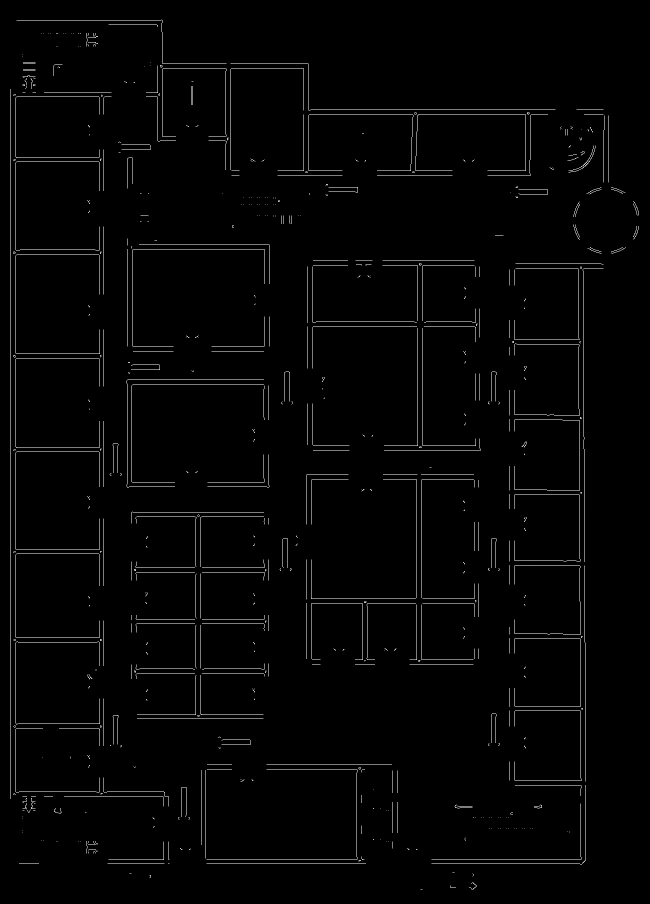
#> input picture server/cleaned_image_2.jpg, 1300 x 1808 px (shown at 1/2 size)
$ python -i edge_detection.py   (imports and definitions only)
#> lines starting #> are read from the running program, lines starting #| are printed output that depends on the picture; after the words box and inside, x2 and y2 are one past the last pixel; in counts of white or black regions, pixels touching at a corner belong together
import cv2
import numpy as np
from pdf2image import convert_from_path
from PIL import Image

# Convert PDF to Image
def convert_pdf_to_image(pdf_path, dpi=300):
#> further down, picture is the input picture: PIL image 1300x1808 L; min 0, max 255, mean 4.3
    pages = convert_from_path(pdf_path, dpi=dpi)
    return pages[0]  # Assuming the floor plan is on the first page

# Process Floor Plan Image
def process_floor_plan(image: Image, output_path: str):
    # Convert PIL Image to OpenCV format
#> called with output_path = 'out.png'
    image = np.array(image.convert('L'))  # Convert to grayscale

    # Apply binary threshold to create a binary image
    _, binary_img = cv2.threshold(image, 250, 255, cv2.THRESH_BINARY_INV)
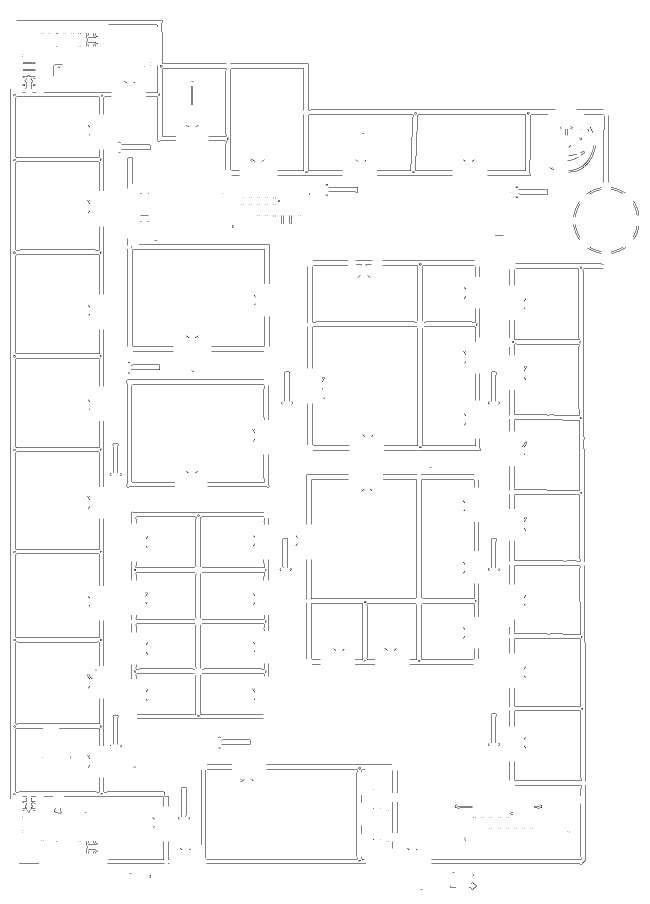
#> binary_img: shape (1808, 1300) (shown at 1/2 size); 98.3% white; black in thin lines or dots

    # Use morphological closing to fill small gaps in the lines
    kernel_close = cv2.getStructuringElement(cv2.MORPH_RECT, (2, 2))
    closed = cv2.morphologyEx(binary_img, cv2.MORPH_CLOSE, kernel_close)
#> closed: shape (1808, 1300); every value is 255

    # Apply morphological opening to remove thinner, isolated lines (dotted lines)
    kernel_open = cv2.getStructuringElement(cv2.MORPH_RECT, (2, 2))
    opened = cv2.morphologyEx(closed, cv2.MORPH_OPEN, kernel_open)

    # Detect edges using Canny edge detection
    edges = cv2.Canny(opened, 30, 120)
#> edges: shape (1808, 1300); every value is 0

    # Use Hough Line Transformation to detect straight lines
    lines = cv2.HoughLinesP(edges, 1, np.pi / 180, threshold=100, minLineLength=150, maxLineGap=10)
#> lines = None

    # Create a blank image to draw the main structure lines
    line_image = np.zeros_like(image)

    if lines is not None:
        for line in lines:
            x1, y1, x2, y2 = line[0]
            line_length = np.sqrt((x2 - x1) ** 2 + (y2 - y1) ** 2)
            if line_length > 100:  # Filter out shorter lines
                cv2.line(line_image, (x1, y1), (x2, y2), 255, 2)

    # Combine the line image with the opened image to keep the main structure
    main_structure = cv2.bitwise_and(line_image, opened)

    # Find contours in the filtered image to remove smaller elements
    contours, _ = cv2.findContours(main_structure, cv2.RETR_EXTERNAL, cv2.CHAIN_APPROX_SIMPLE)
#> contours = []

    # Create a mask to keep only large contours
    mask = np.zeros_like(main_structure)
    for contour in contours:
        area = cv2.contourArea(contour)
        if area > 2000:  # Increase the area threshold for further filtering
            cv2.drawContours(mask, [contour], -1, 255, thickness=cv2.FILLED)
#> this loop made 0 passes

    # Apply the mask to isolate the main building structure
    final_output = cv2.bitwise_and(main_structure, mask)

    # Save the final processed image
    cv2.imwrite(output_path, final_output)
    Image.fromarray(final_output).show()

# Paths to the PDF file and output image file
pdf_path = '/Users/qimengshi/Documents/GitHub/Junction_2024/SiteMaterial/Material to share/Site 1/floor_6.pdf'
output_image_path = '/Users/qimengshi/Documents/GitHub/Junction_2024/SiteMaterial/Material to share/Site 1/processed_floor_plan.png'

# Convert PDF to image and process
# [1 line that did not run here, left out]
# [1 line not run here, left out]

>>> from PIL import Image
>>> picture = Image.open('cleaned_image_2.jpg')
>>> result = process_floor_plan(picture, 'out.png')

$ run again, on server/Dilation.jpg
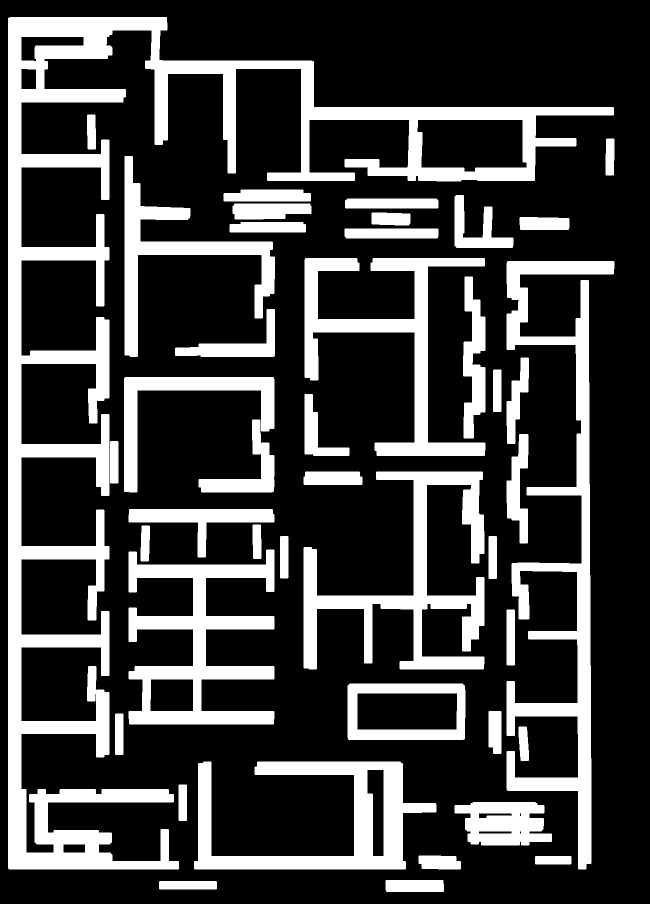
#> input picture server/Dilation.jpg, 1300 x 1808 px (shown at 1/2 size)
#> picture is the input picture: PIL image 1300x1808 L; min 0, max 255, mean 62.9
#> in process_floor_plan, `_, binary_img = cv2.threshold(image, 250, 255, cv2.THRESH_BINARY_INV)`:
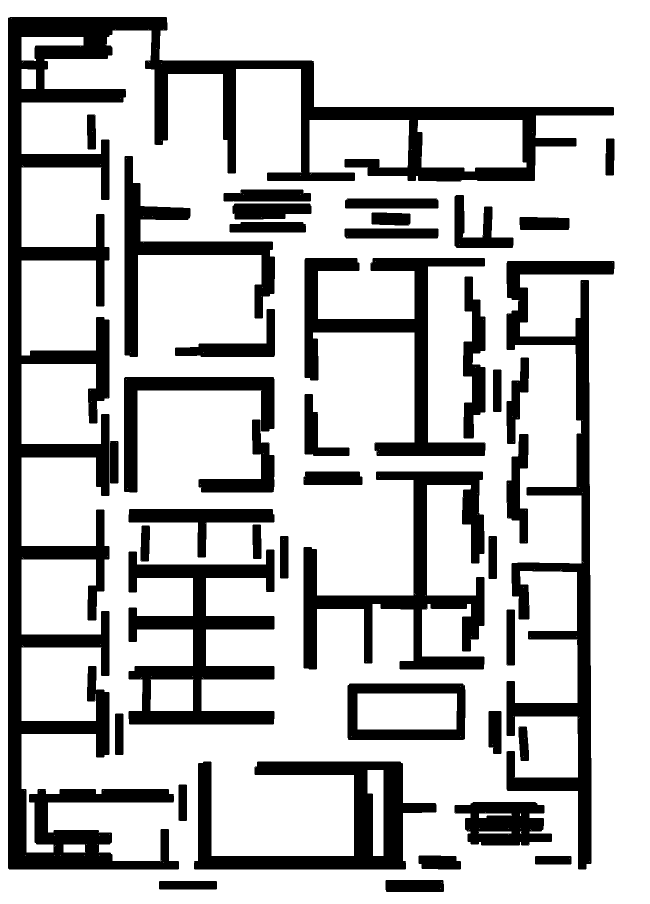
#> binary_img: shape (1808, 1300) (shown at 1/2 size); 75.3% white; 43 black regions, largest, box (x1, y1, x2, y2) and area: (16, 34, 1228, 1739) 200818, (1013, 522, 1229, 1739) 59074, (607, 943, 969, 1339) 41678
#> closed: shape (1808, 1300); 75.3% white; 43 black regions, largest, box (x1, y1, x2, y2) and area: (17, 35, 1229, 1740) 200792, (1014, 523, 1230, 1740) 59066, (608, 944, 970, 1340) 41674
#> opened: shape (1808, 1300); 75.3% white; 41 black regions, largest, box (x1, y1, x2, y2) and area: (18, 36, 1230, 1741) 202399, (1015, 524, 1231, 1741) 59095, (609, 945, 971, 1341) 41686
#> edges: shape (1808, 1300); 2.1% white in thin lines or dots
#> lines = 73 rows, first 6: [17, 1737, 17, 39], [44, 1092, 44, 918], [390, 1740, 813, 1740], [220, 798, 220, 641], [630, 215, 1227, 215], [622, 241, 818, 241]
#> the loop in process_floor_plan, `for line in lines:` made 73 passes
#> (x1, y1, x2, y2, line_length) on passes 1 to 8: (17, 1737, 17, 39, 1698), (44, 1092, 44, 918, 174), (390, 1740, 813, 1740, 423), (220, 798, 220, 641, 157), (630, 215, 1227, 215, 597), (622, 241, 818, 241, 196), (828, 1192, 828, 962, 230), (46, 336, 202, 336, 156)
#> in process_floor_plan, `main_structure = cv2.bitwise_and(line_image, opened)`:
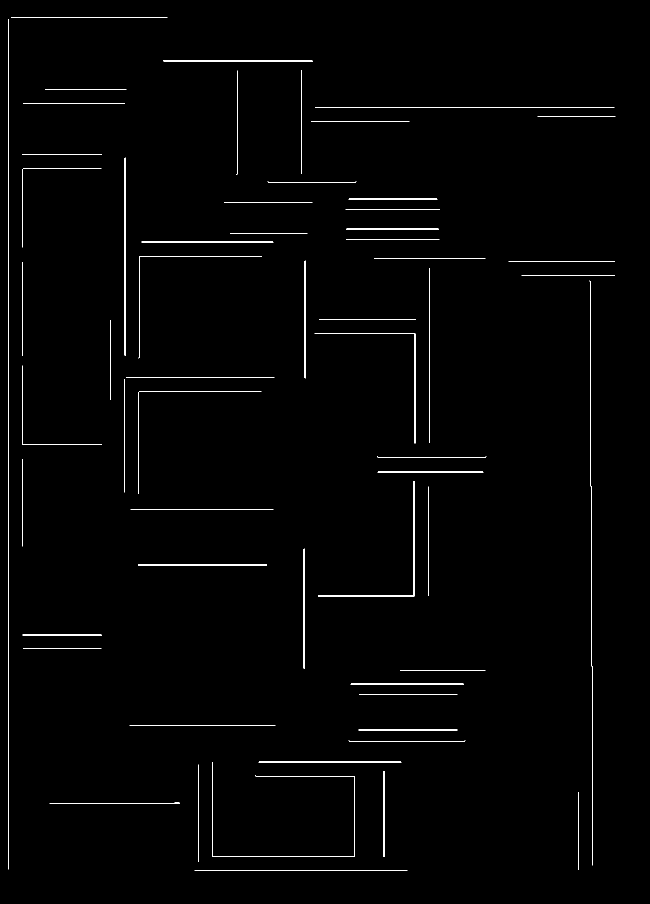
#> main_structure: shape (1808, 1300) (shown at 1/2 size); 1.1% white in thin lines or dots, all inside (x1, y1, x2, y2) = (16, 34, 1231, 1742)
#> contours = 59 contours, 27 with area under 20; largest, box (x1, y1, x2, y2) and area: (16, 38, 18, 1739) 1699, (630, 214, 1229, 216) 598, (424, 1524, 710, 1714) 448, (636, 962, 829, 1193) 422, (249, 315, 251, 712) 395
#> the loop in process_floor_plan, `for contour in contours:` made 59 passes
#> (contour, area) on passes 3, 4, 5, 7, 9, 12: ([[1156, 1584], [1156, 1738], [1157, 1739], [1157, 1584]], 154.5), ([[767, 1542], [767, 1713], [768, 1713], [768, 1542]], 171), ([[397, 1529], [396, 1530], [396, 1723], [397, 1723]], 193.5), ([[518, 1523], [517, 1524], [802, 1524], [801, 1523]], 284), ([[717, 1459], [717, 1460], [914, 1460], [914, 1459]], 197), ([[702, 1367], [701, 1368], [927, 1368], [926, 1367]], 225)

$ run again, on server/isolated_walls.jpg
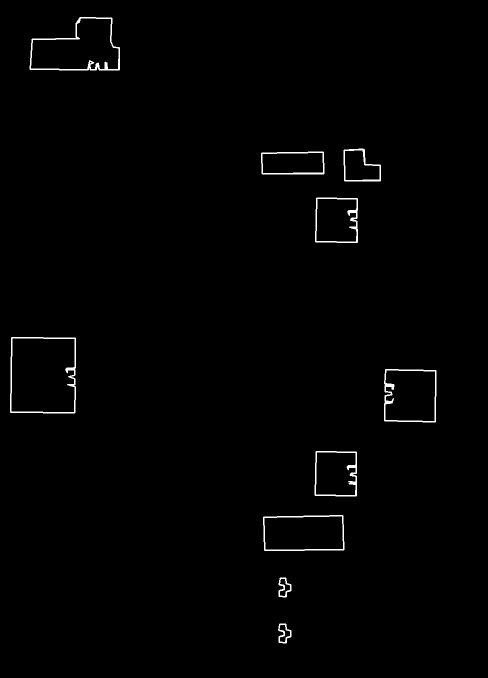
#> input picture server/isolated_walls.jpg, 975 x 1356 px (shown at 1/2 size)
#> picture is the input picture: PIL image 975x1356 L; min 0, max 255, mean 2.3
#> in process_floor_plan, `_, binary_img = cv2.threshold(image, 250, 255, cv2.THRESH_BINARY_INV)`:
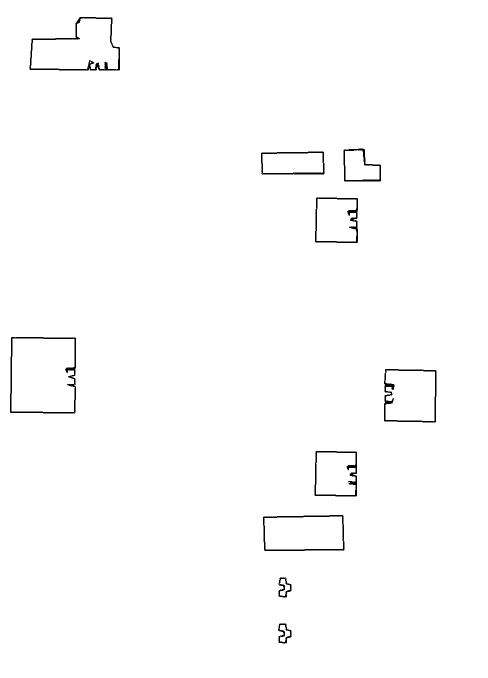
#> binary_img: shape (1356, 975) (shown at 1/2 size); 99.1% white; 10 black regions, largest, box (x1, y1, x2, y2) and area: (59, 34, 240, 141) 1966, (20, 674, 152, 827) 1867, (768, 738, 873, 845) 1504
#> closed: shape (1356, 975); 99.1% white; 15 black regions, largest, box (x1, y1, x2, y2) and area: (21, 675, 153, 828) 1856, (527, 1031, 690, 1103) 1339, (630, 903, 715, 994) 1281
#> opened: shape (1356, 975); 99.1% white; 10 black regions, largest, box (x1, y1, x2, y2) and area: (61, 36, 242, 143) 1977, (22, 676, 154, 829) 1868, (770, 740, 875, 847) 1504
#> in process_floor_plan, `edges = cv2.Canny(opened, 30, 120)`:
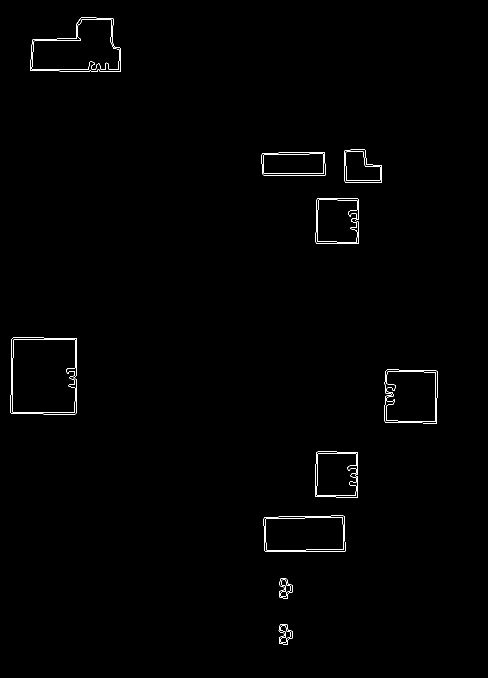
#> edges: shape (1356, 975) (shown at 1/2 size); 0.55% white in thin lines or dots, all inside (x1, y1, x2, y2) = (21, 35, 875, 1289)
#> lines = None
#> main_structure: shape (1356, 975); every value is 0
#> contours = []
